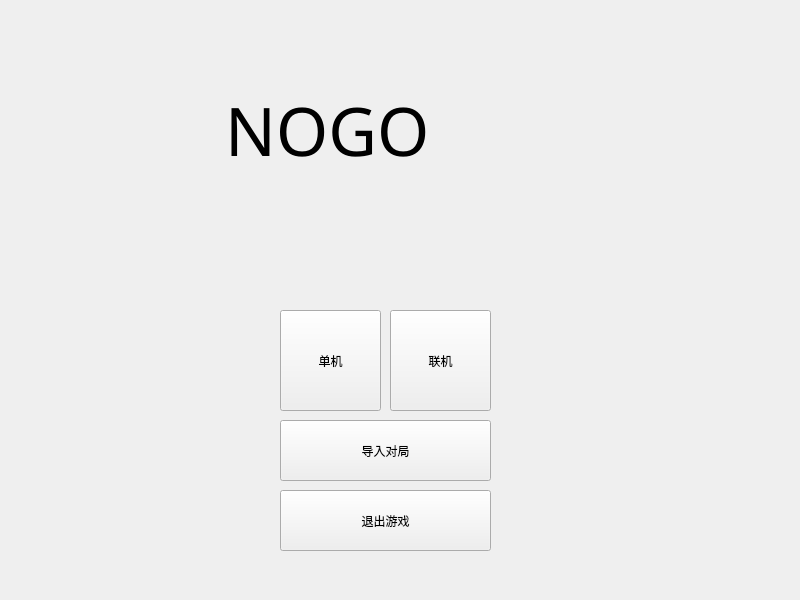
<?xml version="1.0" encoding="UTF-8"?>
<ui version="4.0">
 <class>Widget</class>
 <widget class="QWidget" name="Widget">
  <property name="geometry">
   <rect>
    <x>0</x>
    <y>0</y>
    <width>800</width>
    <height>600</height>
   </rect>
  </property>
  <property name="windowTitle">
   <string>Widget</string>
  </property>
  <property name="windowIcon">
   <iconset resource="image_music.qrc">
    <normaloff>:/image/logo.png</normaloff>:/image/logo.png</iconset>
  </property>
  <widget class="QLabel" name="lab_wid_title">
   <property name="geometry">
    <rect>
     <x>225</x>
     <y>70</y>
     <width>350</width>
     <height>120</height>
    </rect>
   </property>
   <property name="font">
    <font>
     <family>Papyrus</family>
     <pointsize>50</pointsize>
    </font>
   </property>
   <property name="text">
    <string>NOGO</string>
   </property>
  </widget>
  <widget class="QPushButton" name="btn_wid_start">
   <property name="geometry">
    <rect>
     <x>280</x>
     <y>310</y>
     <width>101</width>
     <height>101</height>
    </rect>
   </property>
   <property name="text">
    <string>单机</string>
   </property>
  </widget>
  <widget class="QPushButton" name="btn_wid_exit">
   <property name="geometry">
    <rect>
     <x>280</x>
     <y>490</y>
     <width>211</width>
     <height>61</height>
    </rect>
   </property>
   <property name="text">
    <string>退出游戏</string>
   </property>
  </widget>
  <widget class="QPushButton" name="btn_wid_start_2">
   <property name="geometry">
    <rect>
     <x>390</x>
     <y>310</y>
     <width>101</width>
     <height>101</height>
    </rect>
   </property>
   <property name="text">
    <string>联机</string>
   </property>
  </widget>
  <widget class="QPushButton" name="btn_wid_load">
   <property name="geometry">
    <rect>
     <x>280</x>
     <y>420</y>
     <width>211</width>
     <height>61</height>
    </rect>
   </property>
   <property name="text">
    <string>导入对局</string>
   </property>
  </widget>
 </widget>
 <resources>
  <include location="image_music.qrc"/>
 </resources>
 <connections>
  <connection>
   <sender>btn_wid_exit</sender>
   <signal>clicked()</signal>
   <receiver>Widget</receiver>
   <slot>close()</slot>
   <hints>
    <hint type="sourcelabel">
     <x>385</x>
     <y>510</y>
    </hint>
    <hint type="destinationlabel">
     <x>399</x>
     <y>299</y>
    </hint>
   </hints>
  </connection>
 </connections>
</ui>
